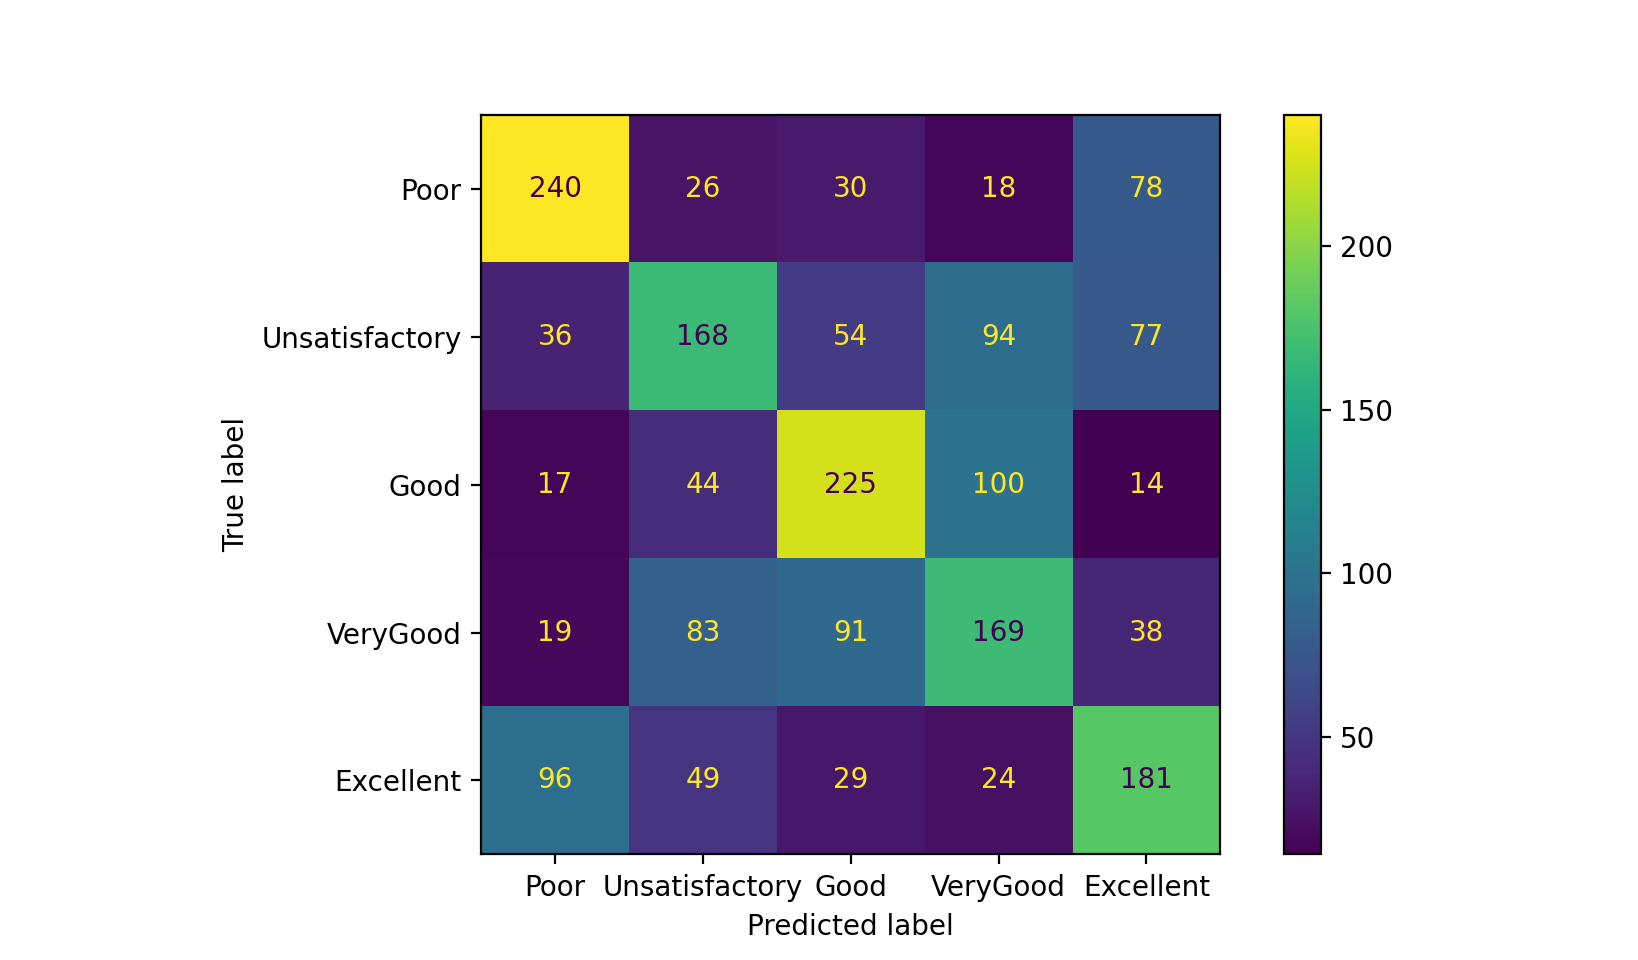

Reproduce this figure in Python.
# # # # # # # # # # # # # # # # # # # # # # # # # # #
# Classification using Logistic Regression
# # # # # # # # # # # # # # # # # # # # # # # # # # #

import pandas as pd
from sklearn.feature_extraction.text import CountVectorizer, TfidfVectorizer
from sklearn.naive_bayes import MultinomialNB
from sklearn.pipeline import Pipeline
from sklearn.metrics import confusion_matrix
from sklearn.metrics import accuracy_score
from nltk.stem import WordNetLemmatizer
from nltk.sentiment.vader import SentimentIntensityAnalyzer
import nltk

d = { "Features" : [], "Length": [] }

# # # #
# 1. Create train dataset by reading train_aux.txt
# # # #
train_labels = { "Labels" : [] }

with open('train_aux.txt') as f:
    lines = f.readlines()

for line in lines:
    label = line.split()[0]
    train_labels["Labels"].append(label)
    features = line.split()[1:]
    s = ""
    for feature in features:
        s += feature + " "
    s = s[:-1]
    
    d["Features"].append(s.lower()) # lowercasing

# # # #
# 1. Create test dataset by reading test.txt and true.txt
# # # #
test_labels = { "Labels" : [] }

with open('test.txt') as f:
    lines_features = f.readlines()
with open('true.txt') as f:
    lines_labels = f.readlines()

for i in range(2000):
    label = lines_labels[i][:-1]
    feature = lines_features[i][:-1]
    test_labels["Labels"].append(label)
    d["Features"].append(feature.lower()) # lowercasing
# # # #
# 1.1 Pre-process the dataset
# # # #
"""
d["Features"] = [nltk.word_tokenize(feature) for feature in d["Features"]]
wordnet_lemmatizer = WordNetLemmatizer()
d["Features"] = [ [wordnet_lemmatizer.lemmatize(word) for word in feature] for feature in d["Features"]]
for i in range(10000):
    s = ""
    for el in d["Features"][i]:
        s += el + " "
    d["Features"][i] = s[:-1]
"""
count_vectorizer = CountVectorizer()
#count_vectorizer = TfidfVectorizer()
counts_matrix    = count_vectorizer.fit_transform(d["Features"])
doc_term_matrix  = counts_matrix.todense()

df = pd.DataFrame(doc_term_matrix)
#df["Length"] = [len(feature) for feature in d["Features"]]

# # # #
# 1.1 Extra features
# # # #

# 1.1.1 Number of adjectives
d["Features"] = [nltk.word_tokenize(feature) for feature in d["Features"]]
tags = [nltk.pos_tag(feature) for feature in d["Features"]]
list_of_adjectives = []
for i in range(10000):
    n_adjectives = 0
    for elm in tags[i]:
        if elm[1] in ('JJ', 'JJR', 'JJS'):
            n_adjectives += 1
    list_of_adjectives.append(n_adjectives)

df['N_adj'] = list_of_adjectives

# 1.1.2 Negative words
tags = [nltk.pos_tag(feature) for feature in d["Features"]]
list_of_negatives = []
for i in range(10000):
    negative = 0
    for elm in tags[i]:
        if elm[0] in ('no', 'not', 'n\'t'):
            negative = 1
    list_of_negatives.append(negative)

df['Neg?'] = list_of_negatives

#1.1.3 Exclamation marks
""" tags = [nltk.pos_tag(feature) for feature in d["Features"]]
list_of_exclamations = []
for i in range(10000):
    n_exclamations = 0
    for elm in tags[i]:
        if elm[1] in ('.') and elm[0] in ("!"):
            n_exclamations += 1
    list_of_exclamations.append(n_exclamations)

df['N_exl'] = list_of_exclamations """

# 1.1.4 "...""
""" tags = [nltk.pos_tag(feature) for feature in d["Features"]]
list_of_rets = []
for i in range(10000):
    n_rets = 0
    for elm in tags[i]:
        if elm[1] in ('.') and elm[0] in ("..."):
            n_rets += 1
    list_of_rets.append(n_rets)

df['N_rets'] = list_of_rets """

# 1.1.5 "?"
tags = [nltk.pos_tag(feature) for feature in d["Features"]]
list_of_interrogations = []
for i in range(10000):
    n_interrogations = 0
    for elm in tags[i]:
        if elm[1] in ('.') and elm[0] in ("?"):
            n_interrogations += 1
    list_of_interrogations.append(n_interrogations)

df['N_int'] = list_of_interrogations

# 1.1.6 :-(
tags = [nltk.pos_tag(feature) for feature in d["Features"]]
list_of_big_sad = []
for i in range(10000):
    n_big_sad = 0
    for j in range( len(tags[i]) - 2 ):
        elm = tags[i][j]
        elm_next = tags[i][j + 1]
        elm_next_next = tags[i][j + 2]
        #porque o segundo elemneto não é "."
        if elm == (':', ':') and elm_next == ('-', ':') and elm_next_next == ('(', '('):
            n_big_sad += 1
            #print("OK")
    list_of_big_sad.append(n_big_sad)

df['N_big_sad'] = list_of_big_sad   

# 1.1.7 :)
tags = [nltk.pos_tag(feature) for feature in d["Features"]]
list_of_smile = []
for i in range(10000):
    n_smile = 0
    for j in range( len(tags[i]) - 1 ):
        elm = tags[i][j]
        elm_next = tags[i][j + 1]
        #porque o segundo elemneto não é "."
        if elm == (':', ':') and elm_next == (')', ')'):
            #print("OK")
            n_smile += 1
    list_of_smile.append(n_smile)

df['N_smile'] = list_of_smile

# 1.1.8 :(
tags = [nltk.pos_tag(feature) for feature in d["Features"]]
list_of_sad = []
for i in range(10000):
    n_sad = 0
    for j in range( len(tags[i]) - 1 ):
        elm = tags[i][j]
        elm_next = tags[i][j + 1]
        #porque o segundo elemneto não é "."
        if elm == (':', ':') and elm_next == ('(', '('):
            #print("OK")
            n_sad += 1
    list_of_sad.append(n_sad)

df['N_sad'] = list_of_sad

# 1.1.9 Number of positive words and Number of negative words
list_of_positives = []
list_of_negatives = []
list_of_neutrals = []
for s in d["Features"]:
    n_positive = 0
    n_negative = 0
    n_neutral = 0
    for w in s:
        sentiment_dict = SentimentIntensityAnalyzer().polarity_scores(w)
        if sentiment_dict['compound'] >= 0.05:
            n_positive += 1
        elif sentiment_dict['compound'] <= - 0.05:
            n_negative += 1
        else:
            n_neutral += 1
    list_of_positives.append(n_positive)
    list_of_negatives.append(n_negative)
    list_of_neutrals.append(n_neutral)

df['N_positives'] = list_of_positives
df['N_negatives'] = list_of_negatives
df['N_neutrals'] = list_of_neutrals 

# 1.1.9 Positive sentence or Negative sentence?
sentences = []
list_of_positive = []
list_of_negative = []

for s in d["Features"]:
    #sentences.append(' '.join(s))
    list_of_negative.append(0)
    list_of_positive.append(0)
    sentiment_dict = SentimentIntensityAnalyzer().polarity_scores(' '.join(s))
    if sentiment_dict['compound'] >= 0.05:
        list_of_positive[-1] = 1
    elif sentiment_dict['compound'] <= - 0.05:
        list_of_negative[-1] = 1
df['N_positive'] = list_of_positive
df['N_negative'] = list_of_negative

# # # #
# 2. Initialize classifier
# # # #
pipeline = Pipeline(
    [
        ('clf', MultinomialNB()),
    ]
)

learner = pipeline.fit(df.loc[0:7999], train_labels['Labels'])

# # # #
# 3. Predict test labels
# # # #
y_pred = learner.predict(df.loc[8000:9999])

# # # #
# 4. Evaluate performance
# # # #

# 4.1 Confusion matrix
# i-th row and j-th column entry indicates the number of samples with true label being i-th class and predicted label being j-th class.
import matplotlib.pyplot as plt
from sklearn import metrics
actual = test_labels['Labels']
predicted = y_pred
labels=['Poor', 'Unsatisfactory', 'Good', 'VeryGood', 'Excellent']

confusion_matrix = metrics.confusion_matrix(actual, predicted)
cm_display = metrics.ConfusionMatrixDisplay(confusion_matrix=confusion_matrix, display_labels=labels)

cm_display.plot()
plt.show()

# 4.2 Accuracy
print('Accuracy:', accuracy_score(test_labels['Labels'], y_pred))

# 4.3 Accuracy by Label
poor_acc = confusion_matrix[0, 0] / (confusion_matrix[0, 0] + confusion_matrix[0, 1] + confusion_matrix[0, 2] + confusion_matrix[0, 3] + confusion_matrix[0, 4])
unsa_acc = confusion_matrix[1, 1] / (confusion_matrix[1, 0] + confusion_matrix[1, 1] + confusion_matrix[1, 2] + confusion_matrix[1, 3] + confusion_matrix[1, 4])
good_acc = confusion_matrix[2, 2] / (confusion_matrix[2, 0] + confusion_matrix[2, 1] + confusion_matrix[2, 2] + confusion_matrix[2, 3] + confusion_matrix[2, 4])
very_acc = confusion_matrix[3, 3] / (confusion_matrix[3, 0] + confusion_matrix[3, 1] + confusion_matrix[3, 2] + confusion_matrix[3, 3] + confusion_matrix[3, 4])
exce_acc = confusion_matrix[4, 4] / (confusion_matrix[4, 0] + confusion_matrix[4, 1] + confusion_matrix[4, 2] + confusion_matrix[4, 3] + confusion_matrix[4, 4])

print('Poor Accuracy: ', poor_acc)
print('Unsatisfactory Accuracy: ', unsa_acc)
print('Good Accuracy: ', good_acc)
print('VeryGood Accuracy: ', very_acc)
print('Excellent Accuracy: ', exce_acc)

# 4.4 Save errors to file (by label)
f_poor = open('poor.txt', 'w')
f_unsa = open('unsatisfactory.txt', 'w')
f_good = open('good.txt', 'w')
f_very = open('verygood.txt', 'w')
f_exce = open('excellent.txt', 'w')

for i in range(10000):
    s = ""
    for el in d["Features"][i]:
        s += el + " "
    d["Features"][i] = s[:-1]
    
for i in range(2000):
    true_label = actual[i]
    pred_label = predicted[i]
    
    if true_label != pred_label:
        if true_label == '=Poor=':
            f_poor.write(pred_label + '                 ' + d['Features'][i + 8000])
            f_poor.write('\n')
        elif true_label == '=Unsatisfactory=':
            f_unsa.write(pred_label + '                 ' + d['Features'][i + 8000])
            f_unsa.write('\n')
        elif true_label == '=Good=':
            f_good.write(pred_label + '                 ' + d['Features'][i + 8000])
            f_good.write('\n')
        elif true_label == '=VeryGood=':    
            f_very.write(pred_label + '                 ' + d['Features'][i + 8000])
            f_very.write('\n')
        elif true_label == '=Excellent=':
            f_exce.write(pred_label + '                 ' + d['Features'][i + 8000])
            f_exce.write('\n')
        else:
            print('ERROR')

'''
Accuracy: 0.4915
Poor Accuracy:  0.6122448979591837
Unsatisfactory Accuracy:  0.3916083916083916
Good Accuracy:  0.5625
VeryGood Accuracy:  0.4225
Excellent Accuracy:  0.47757255936675463
'''
